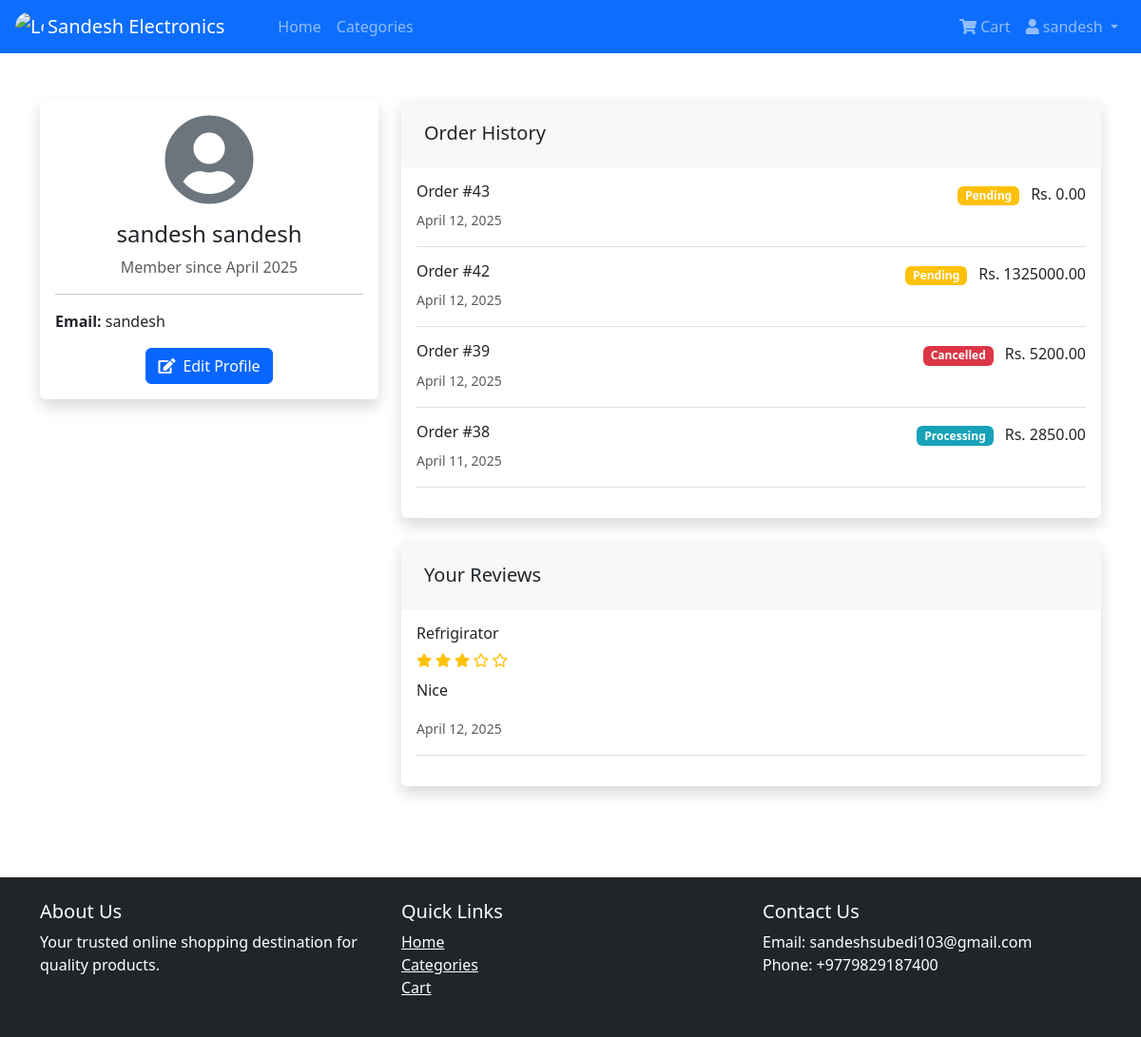
The page /profile/ (signed in) on the database as committed earlier.
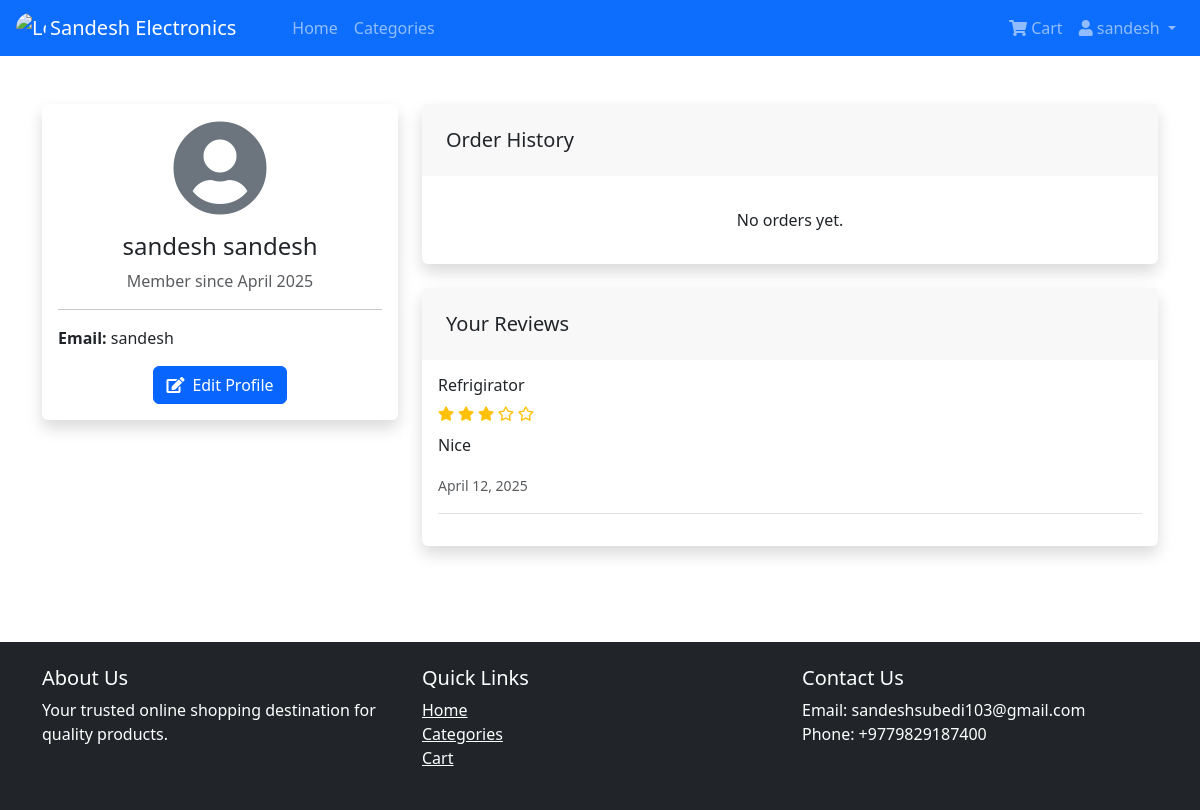
The same page on the database as committed later.
### products/models.py (models this page shows, shortened)
class Order(models.Model):
    user = models.ForeignKey(settings.AUTH_USER_MODEL, on_delete=models.CASCADE, related_name="orders")
    delivery_address = models.TextField()
    phone_number = models.CharField(max_length=15)
    total_price = models.DecimalField(max_digits=10, decimal_places=2)
    payment_proof = models.FileField(upload_to='products/payment', null=True, blank=True)  # Allow null for testing
    created_at = models.DateTimeField(auto_now_add=True)
    updated_at = models.DateTimeField(auto_now=True)
    status = models.CharField(
        max_length=20,
        choices=[
            ('Pending', 'Pending'),
            ('Processing', 'Processing'),
            ('Shipped', 'Shipped'),
            ('Delivered', 'Delivered'),
            ('Cancelled', 'Cancelled'),
        ],
        default='Pending',
    )

class Review(models.Model):
    product = models.ForeignKey(Product, on_delete=models.CASCADE, related_name="reviews")
    user = models.ForeignKey(settings.AUTH_USER_MODEL, on_delete=models.CASCADE)
    rating = models.PositiveSmallIntegerField()
    comment = models.TextField(blank=True, null=True)
    created_at = models.DateTimeField(auto_now_add=True)

class Product(models.Model):
    category = models.ForeignKey(Category, on_delete=models.CASCADE, related_name="products")
    name = models.CharField(max_length=200)
    slug = models.SlugField(max_length=250, unique=True, blank=True)
    description = models.TextField()
    price = models.DecimalField(max_digits=10, decimal_places=2)
    stock = models.PositiveIntegerField()
    image = models.ImageField(upload_to="products/images/", blank=True, null=True, default="products/images/default.png")
    created_at = models.DateTimeField(auto_now_add=True)
    updated_at = models.DateTimeField(auto_now=True)

### products/views.py (the view)
# urls.py: path('profile/', views.profile, name='profile'),
@login_required
def profile(request):
    user = request.user
    orders = Order.objects.filter(user=user).order_by('-created_at')
    reviews = Review.objects.filter(user=user).order_by('-created_at')
    context = {
        'orders': orders,
        'reviews': reviews,
        'user': user
    }
    return render(request, 'users/profile.html', context)

### users/templates/users/profile.html (shortened to what this page needs)
{% extends 'products/base.html' %}
{% load static %}
{% block start %}
<div class="container my-5">
    <div class="row">
        <div class="col-md-4">
            <div class="card shadow">
                <div class="card-body text-center">
                    <div class="mb-3">
                        {% if user.userprofile.profile_picture %}
                            <img src="{{ user.userprofile.profile_picture.url }}" alt="Profile Picture"
                                 class="rounded-circle img-fluid" style="width: 150px; height: 150px; object-fit: cover;">
                        {% else %}
                            <i class="fas fa-user-circle fa-6x text-secondary"></i>
                        {% endif %}
                    </div>
                    <h4>{{ user.get_full_name|default:user.username }}</h4>
                    <p class="text-muted">Member since {{ user.date_joined|date:"F Y" }}</p>
                    <hr>
                    <div class="text-start">
                        <p><strong>Email:</strong> {{ user.email }}</p>
                    </div>
                    <button class="btn btn-primary" data-bs-toggle="modal" data-bs-target="#editProfileModal">
                        <i class="fas fa-edit me-2"></i>Edit Profile
                    </button>
                </div>
            </div>
        </div>
        <div class="col-md-8">
            <div class="card shadow mb-4">
                <div class="card-header">
                    <h5 class="mb-0">Order History</h5>
                </div>
                <div class="card-body">
                    {% if orders %}
                        {% for order in orders %}
                            <div class="border-bottom mb-3 pb-3">
                                <div class="d-flex justify-content-between">
                                    <div>
                                        <h6>Order #{{ order.id }}</h6>
                                        <small class="text-muted">{{ order.created_at|date:"F d, Y" }}</small>
                                    </div>
                                    <div>
                                        <span class="badge bg-{{ order.status|lower }}">{{ order.status }}</span>
                                        <span class="ms-2">Rs. {{ order.total_price }}</span>
                                    </div>
                                </div>
                            </div>
                        {% endfor %}
                    {% else %}
                        <p class="text-center my-3">No orders yet.</p>
                    {% endif %}
                </div>
            </div>
            <div class="card shadow">
                <div class="card-header">
                    <h5 class="mb-0">Your Reviews</h5>
                </div>
                <div class="card-body">
                    {% if reviews %}
                        {% for review in reviews %}
                            <div class="border-bottom mb-3 pb-3">
                                <h6>{{ review.product.name }}</h6>
                                <div class="stars mb-2">
                                    {% for _ in "12345"|make_list %}
                                        {% if forloop.counter <= review.rating %}
                                            <i class="fas fa-star text-warning"></i>
                                        {% else %}
                                            <i class="far fa-star text-warning"></i>
                                        {% endif %}
                                    {% endfor %}
                                </div>
                                {% if review.comment %}
                                    <p>{{ review.comment }}</p>
                                {% endif %}
                                <small class="text-muted">{{ review.created_at|date:"F d, Y" }}</small>
                            </div>
                        {% endfor %}
                    {% else %}
                        <p class="text-center my-3">No reviews yet.</p>
                    {% endif %}
                </div>
            </div>
        </div>
    </div>
</div>
{% endblock %}

### products/templates/products/base.html (shortened to what this page needs)
{% load static %}
<!DOCTYPE html>
<html lang="en">
<head>
    <link href="https://cdn.jsdelivr.net/npm/bootstrap@5.3.0/dist/css/bootstrap.min.css" rel="stylesheet">
    <link rel="stylesheet" href="https://cdnjs.cloudflare.com/ajax/libs/font-awesome/5.15.4/css/all.min.css">
    <link rel="stylesheet" href="{% static 'products/css/style.css' %}">
</head>
<body>
    <nav class="navbar navbar-expand-lg navbar-dark bg-primary">
        <div class="container-fluid px-3">
            <a class="navbar-brand d-flex align-items-center ps-0 me-5" href="{% url 'homepage' %}">
                <img src="{% static 'products/images/logo.jpg' %}" alt="Logo" height="30" width="30" class="me-1 logo-img">
                Sandesh Electronics
            </a>
            <div class="collapse navbar-collapse" id="navbarNav">
                <ul class="navbar-nav me-auto">
                    <li class="nav-item">
                        <a class="nav-link" href="{% url 'homepage' %}">Home</a>
                    </li>
                    <li class="nav-item">
                        <a class="nav-link" href="{% url 'category' %}">Categories</a>
                    </li>
                </ul>
                <ul class="navbar-nav">
                    {% if user.is_authenticated %}
                        <li class="nav-item">
                            <a class="nav-link" href="{% url 'cart' %}">
                                <i class="fas fa-shopping-cart"></i> Cart
                            </a>
                        </li>
                        <li class="nav-item dropdown">
                            <a class="nav-link dropdown-toggle" href="#" id="userDropdown" role="button"
                               data-bs-toggle="dropdown" aria-expanded="false">
                                <i class="fas fa-user"></i> {{ user.username }}
                            </a>
                        </li>
                    {% endif %}
                </ul>
            </div>
        </div>
    </nav>
    <main class="flex-grow-1">
        {% block start %}{% endblock %}
    </main>
    <footer class="bg-dark text-white py-4 mt-5">
        <div class="container">
            <div class="row">
                <div class="col-md-4">
                    <h5>About Us</h5>
                    <p>Your trusted online shopping destination for quality products.</p>
                </div>
                <div class="col-md-4">
                    <h5>Quick Links</h5>
                    <ul class="list-unstyled">
                        <li><a href="{% url 'homepage' %}" class="text-white">Home</a></li>
                        <li><a href="{% url 'category' %}" class="text-white">Categories</a></li>
                        {% if user.is_authenticated %}
                            <li><a href="{% url 'cart' %}" class="text-white">Cart</a></li>
                        {% endif %}
                    </ul>
                </div>
                <div class="col-md-4">
                    <h5>Contact Us</h5>
                    <p>Email: sandeshsubedi103@gmail.com<br>Phone: +9779829187400</p>
                </div>
            </div>
        </div>
    </footer>
</body>
</html>

### products/static/products/css/style.css (style rules this page uses)
.card-body { padding: 1rem; }
.stars { font-size: 0.9rem; }
html, body { height: 100%; margin: 0; }
body { display: flex; flex-direction: column; min-height: 100vh; }
main { flex: 1 0 auto; }
footer { flex-shrink: 0; background-color: #0866FF !important; background-color: #2b3035 !important; background-color: #1a1a1a !important; }
.card { border: none; box-shadow: 0 0.5rem 1rem rgba(0, 0, 0, 0.15); }
.card-header { border-bottom: none; padding: 1.5rem; }
.btn-primary { background-color: #0866FF; border-color: #0866FF; }
.stars { color: #ffc107; }

### products/templates/products/base.html (style rules this page uses)
.logo-img { border-radius: 50%; object-fit: cover; }

Rows that differ between the two databases and show on the page:
removed Order: id "43", created_at "April 12, 2025", status "Pending", total_price "0.00"
removed Order: id "42", created_at "April 12, 2025", status "Pending", total_price "1325000.00"
removed Order: id "39", created_at "April 12, 2025", status "Cancelled", total_price "5200.00"
removed Order: id "38", created_at "April 11, 2025", status "Processing", total_price "2850.00"
Other text that changed with them:
text now shown: "No orders yet."
